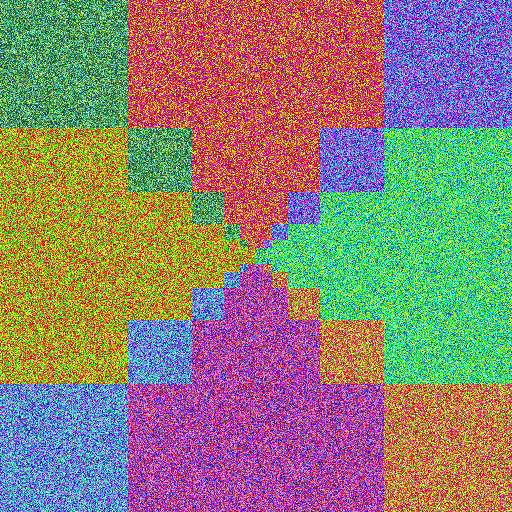
#> input picture images/Scales1.png, 512 x 512 px
$ python euler_time.py
#> lines starting #> are read from the running program, lines starting #| are printed output that depends on the picture
### laf.py
import numpy as np
import scipy.sparse as sp

class LinearAssignmentFlow:
    def __init__(self, img: np.ndarray, prototypes: np.ndarray):
        """Implementation of the Linear Assignment Flow by Zeilmann et al.
        :param img: Image of shape (x, y, 3)
        :param prototypes: Labels of shape (z, 3)
        """
        self.img = img
        self.shape = img.shape
        self.prototypes = prototypes
        self.A = None
        self.b = None

    def _produceB(self):
        """Produces the source term b in Ax+b. Contains the image data."""
        D = self.img.reshape((-1, 3, 1))
        D = D - self.prototypes.T
        D = - np.sqrt((D ** 2).sum(axis=1))
        return (D - D.mean()).reshape(-1, 1)

    def __produceA(self):
        """Produces the ODE Matrix A in Ax+b. Represents the Pixels neighborhood."""
        i1 = self.shape[0]
        i2 = self.shape[1]

        j = len(self.prototypes)

        # la.circulant works too but slower for bigger values
        offdi = sp.eye(i1) + sp.eye(i1, k=-1) + sp.eye(i1, k=1) + \
                sp.eye(i1, k=i1 - 1) + sp.eye(i1, k=-(i1 - 1))
        offdi2 = sp.eye(i2) + sp.eye(i2, k=-1) + sp.eye(i2, k=1) + \
                 sp.eye(i2, k=i2 - 1) + sp.eye(i2, k=-(i2 - 1))

        A = (1 / 9) * sp.kron(offdi, offdi2)
        I = sp.eye(j, j)
        A = sp.kron(A, I)

        return A

    def __call__(self):
        """Compute LAF components for specified parameters
        :return: ODE Matrix (A) and source term (b)
        """
        b = self._produceB()
        A = self.__produceA()
        return A, b

### euler.py
from time import time
import numpy as np
from tqdm import tqdm


class Euler:
    def __init__(self, A: np.ndarray, b: np.ndarray):
        """ Explicit Euler Integration
        :param A: ODE Matrix
        :param b: Source term of the ODE (Ax + b)
        """
        self.A = A
        self.b = b
        self.calls = []

    def __call__(self, x0: np.ndarray, dt: float, distances: float, *args, **kwargs):
        """ Forward Step
        :param x0: initial value
        :param dt: stepsize
        :param distances: List of distances that should be integrated up to
        :return:
        """

        x = x0
        distance = np.atleast_1d(distances)
        n_steps = np.ceil(distance / dt).astype(int)
        if isinstance(n_steps, np.ndarray):
            checkpoints = np.hstack((n_steps[0], np.diff(n_steps)))
        else:
            checkpoints = [n_steps]

        results = []
        times = []
        with tqdm(total=n_steps[-1]) as pbar:
            t0 = time()
            for n in checkpoints:
                for i in range(n):
                    x = x + (self.A @ x + self.b) * dt
                    pbar.update()
                results.append(x)
                times.append(time() - t0)

        results = np.hstack(results)
        call = {
            'x0': x0,
            'dt': dt,
            'distance': distance,
            'results': results,
            'times': np.asarray(times)
        }
        self.calls.append(call)

        return results

### experiments/euler_time.py
from euler import Euler
from laf import LinearAssignmentFlow

import numpy as np
from skimage import img_as_float
from skimage.io import imread
from skimage.transform import resize
import matplotlib.pyplot as plt


# ------------------ setup ------------------

img = resize(img_as_float(imread("../images/Scales1.png")), (70, 70))
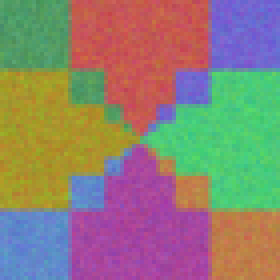
#> img: shape (70, 70, 3) float64 (shown 4 times larger); mean R, G, B 0.556, 0.506, 0.457

# ground truth labels
labels = np.asarray(
    [[0.203, 0.656, 0.324],  # darkgreen
    [0.891, 0.043, 0.0],  # red
    [0.258, 0.188, 0.953],  # dark blue
    [0.98, 0.848, 0.02],  # yellow
    [0.082, 0.973, 0.375],  # lightgreen
    [0.258, 0.52, 0.953],  # light blue
    [0.902, 0.227, 0.867],  # violet
    [0.914, 0.484, 0.141]]  # brown
)

# LAF
laf = LinearAssignmentFlow(img, labels)
A, b = laf()
x0 = np.zeros(b.shape)

euler = Euler(A, b)
# ----------------- options -----------------

stepsizes = [0.0625, 0.125, 0.25, 0.5, 1]
distances = [1, 2, 4, 8, 16]

# ---------------- experiment ---------------

for stepsize in stepsizes:
    results = euler(x0, stepsize, distances)

times = [call['times'] for call in euler.calls]
#> times = [[0.00982, 0.0186, 0.0358, 0.0733, 0.173], [0.00469, 0.00907, 0.0177, 0.0349, 0.0692], [0.00247, 0.00465, 0.00896, 0.0176, 0.0349], [0.00153, 0.00272, 0.00499, 0.00932, 0.018], [0.000766, 0.0014, 0.00258, 0.00482, 0.00918]]
times = np.asarray(times).T
#> times = [[0.00982, 0.00469, 0.00247, 0.00153, 0.000766], [0.0186, 0.00907, 0.00465, 0.00272, 0.0014], [0.0358, 0.0177, 0.00896, 0.00499, 0.00258], [0.0733, 0.0349, 0.0176, 0.00932, 0.00482], [0.173, 0.0692, 0.0349, 0.018, 0.00918]]

for i in range(len(distances)):
    plt.plot(stepsizes, times[i], label=fr"$\delta t$ = {distances[i]}")
    plt.scatter(stepsizes, times[i])
plt.xticks(stepsizes, rotation=35)
plt.legend()
plt.show()
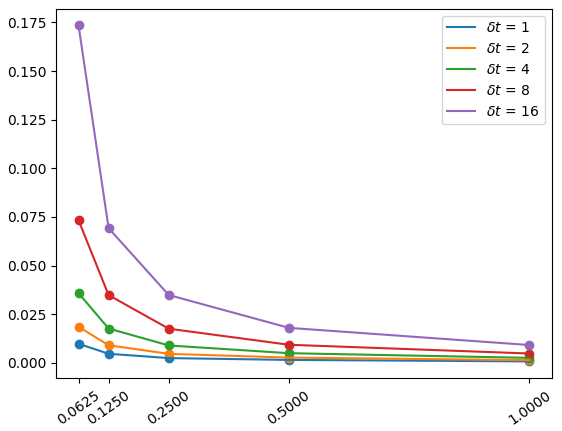
#> figure drawn by matplotlib, 1 panel
print("")
